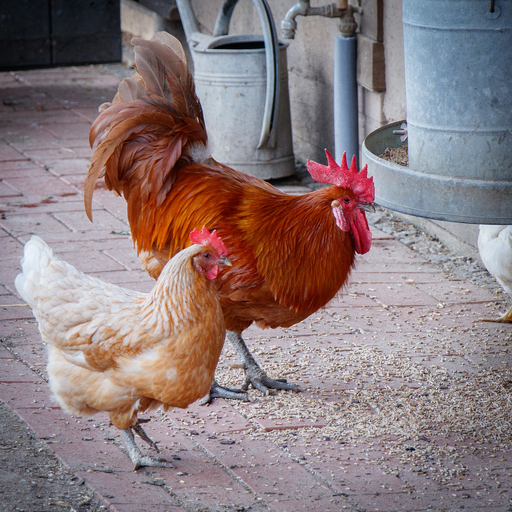
%> input picture chicken.jpg, 512 x 512 px
$ octave pgm1b.m   (GNU Octave 9; MATLAB toolbox functions it lacks are replaced by stand-ins)
%> lines starting %> are read from the running program, lines starting %| are printed output that depends on the picture
clc;
clf;
clear all;
close all;
p=imread('chicken.jpg');
%> p is the input picture: size 512x512x3 uint8; mean R, G, B 139.9, 124, 126.1
a=imresize(p,[100,100]);
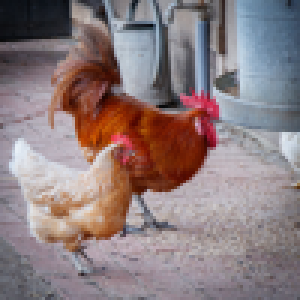
%> a: size 100x100x3 uint8 (shown 3 times larger); mean R, G, B 139.9, 124, 126.1
%DCT
Z(:,:,1)=dct2(a(:,:,1));
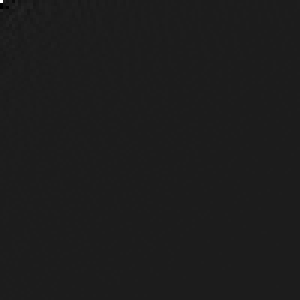
%> Z: size 100x100 double (shown 3 times larger); min -1785.5, max 13988, mean 0.6; drawn with min black and max white
Z(:,:,2)=dct2(a(:,:,2));
Z(:,:,3)=dct2(a(:,:,3));
%> Z: size 100x100x3 double
for i=1:100
for j=1:100
if((i+j)>60)
Z(i,j,1)=0;
Z(i,j,2)=0;
Z(i,j,3)=0;
end
end
end
K(:,:,1)=idct2(Z(:,:,1));
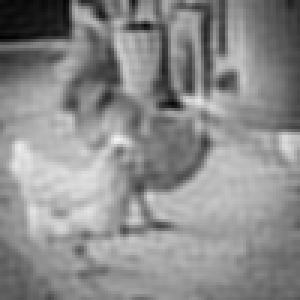
%> K: size 100x100 double (shown 3 times larger); min 2.97, max 243.2, mean 139.9
K(:,:,2)=idct2(Z(:,:,2));
K(:,:,3)=idct2(Z(:,:,3));
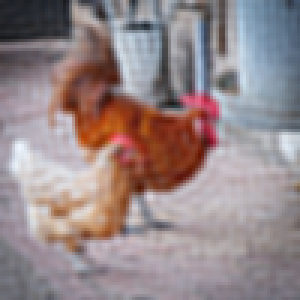
%> K: size 100x100x3 double (shown 3 times larger); mean R, G, B 139.9, 124.1, 126.1; drawn with min black and max white
subplot(2,4,1);
%imshow(Z);
imshow(uint8(K));
title('70% compression');
Z(:,:,1)=dct2(a(:,:,1));
Z(:,:,2)=dct2(a(:,:,2));
Z(:,:,3)=dct2(a(:,:,3));
for i=1:100
for j=1:100
if((i+j)>100)
Z(i,j,1)=0;
Z(i,j,2)=0;
Z(i,j,3)=0;
end
end
end
K(:,:,1)=idct2(Z(:,:,1));
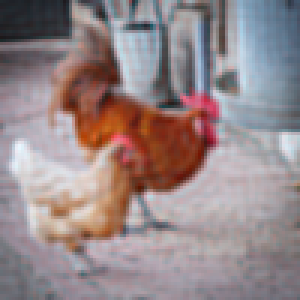
%> K: size 100x100x3 double (shown 3 times larger); mean R, G, B 139.9, 124.1, 126.1; mean of the top-left, top-right, bottom-left and bottom-right quarters 106.5, 124.2, 146.5, 142.9; drawn with min black and max white
K(:,:,2)=idct2(Z(:,:,2));
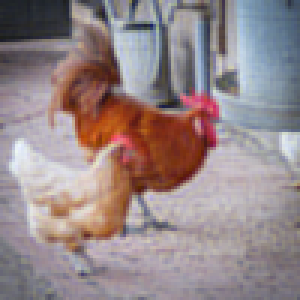
%> K: size 100x100x3 double (shown 3 times larger); mean R, G, B 139.9, 124, 126.1; mean of the top-left, top-right, bottom-left and bottom-right quarters 106.5, 124.2, 146.5, 142.9; drawn with min black and max white
K(:,:,3)=idct2(Z(:,:,3));
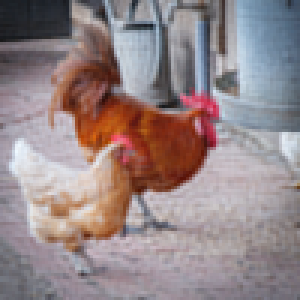
%> K: size 100x100x3 double (shown 3 times larger); mean R, G, B 139.9, 124, 126.1; mean of the top-left, top-right, bottom-left and bottom-right quarters 106.5, 124.2, 146.5, 142.9; drawn with min black and max white
subplot(2,4,2);
%imshow(Z);
imshow(uint8(K));
title('50% compression');
Z(:,:,1)=dct2(a(:,:,1));
Z(:,:,2)=dct2(a(:,:,2));
Z(:,:,3)=dct2(a(:,:,3));
for i=1:100
for j=1:100
if((i+j)>140)
Z(i,j,1)=0;
Z(i,j,2)=0;
Z(i,j,3)=0;
end
end
end
%> Z: size 100x100x3 double; mean R, G, B 0.6, 0.6, 0.6; mean of the top-left, top-right, bottom-left and bottom-right quarters 2.2, 0, 0.1, 0
K(:,:,1)=idct2(Z(:,:,1));
K(:,:,2)=idct2(Z(:,:,2));
K(:,:,3)=idct2(Z(:,:,3));
subplot(2,4,3);
%imshow(Z);
imshow(uint8(K));
title('30% compression');
Z(:,:,1)=dct2(a(:,:,1));
Z(:,:,2)=dct2(a(:,:,2));
Z(:,:,3)=dct2(a(:,:,3));
for i=1:100
for j=1:100
if((i+j)>180)
Z(i,j,1)=0;
Z(i,j,2)=0;
Z(i,j,3)=0;
end
end
end
K(:,:,1)=idct2(Z(:,:,1));
K(:,:,2)=idct2(Z(:,:,2));
K(:,:,3)=idct2(Z(:,:,3));
subplot(2,4,4);
%imshow(Z);
imshow(uint8(K));
title('10% compression');
%FFT
Z(:,:,1)=fft2(a(:,:,1));
Z(:,:,2)=fft2(a(:,:,2));
Z(:,:,3)=fft2(a(:,:,3));
for i=1:100
for j=1:100
if((i+j)>60)
Z(i,j,1)=0;
Z(i,j,2)=0;
Z(i,j,3)=0;
end
end
end

$ run again, with sunrise.jpg copied over chicken.jpg
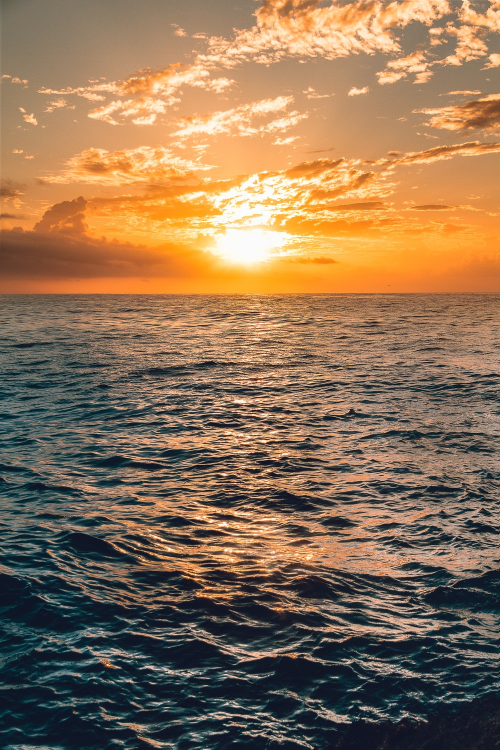
%> input picture sunrise.jpg, 1000 x 1500 px (shown at 1/2 size)
%> p is the input picture: size 1500x1000x3 uint8; mean R, G, B 142.7, 114, 85.9
%> `K(:,:,1)=idct2(Z(:,:,1));`:
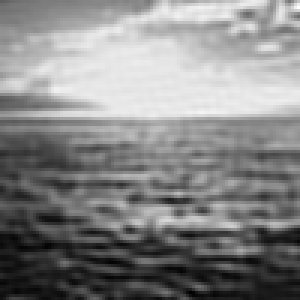
%> K: size 100x100 double (shown 3 times larger); min -8.26, max 279.4, mean 142.7; drawn with min black and max white
%> `K(:,:,3)=idct2(Z(:,:,3));`:
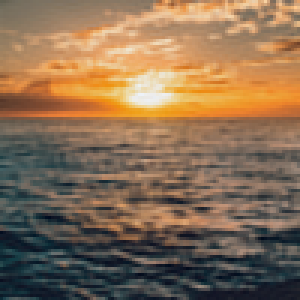
%> K: size 100x100x3 double (shown 3 times larger); mean R, G, B 142.7, 114, 85.8; mean of the top-left, top-right, bottom-left and bottom-right quarters 142.9, 152.5, 74.1, 87.3; drawn with min black and max white
